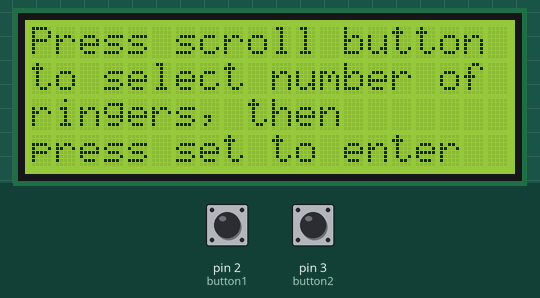
Simulated run of this sketch. Board: Arduino Uno, built with avr-gcc and run on an emulated ATmega328P. Shown: 20×4 character LCD. The test bench sets the inputs (shaded band); at power-on: pin 2 (button1) HIGH, pin 3 (button2) HIGH.

Above: at 5.0 s.
5.1 s: pin 2 (button1) pulled LOW for 0.15 s
At 6.3 s:
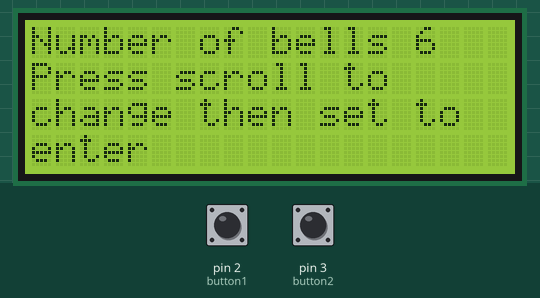
6.7 s: pin 3 (button2) pulled LOW for 0.15 s
At 8.0 s:
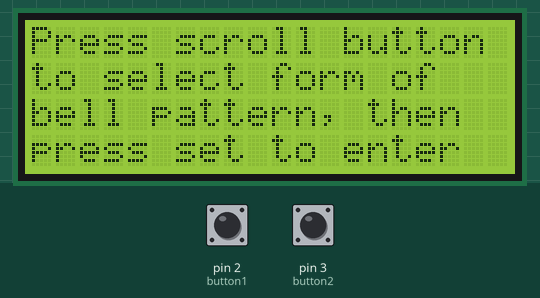
8.3 s: pin 2 (button1) pulled LOW for 1 s
At 9.8 s:
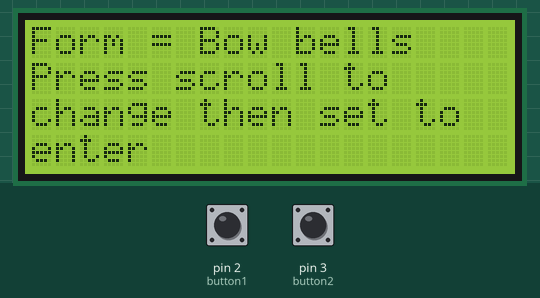
10.8 s: pin 3 (button2) pulled LOW for 1 s
At 12.0 s:
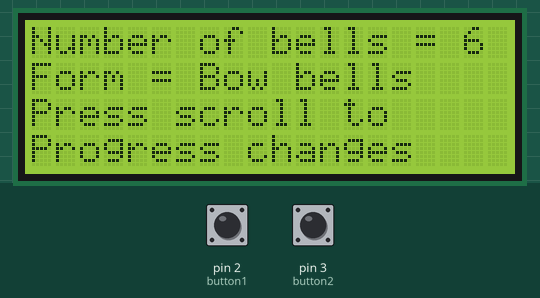
13.3 s: pin 2 (button1) pulled LOW for 0.15 s
At 14.6 s:
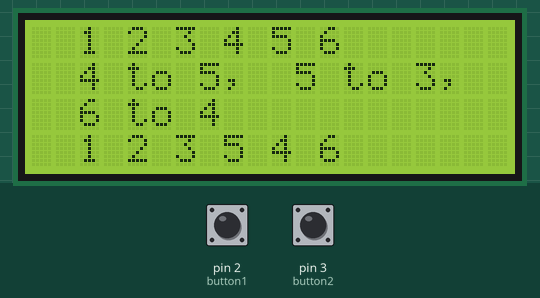
14.9 s: pin 2 (button1) pulsed LOW 2 times (0.12 s each, 0.3 s apart)
At 16.2 s:
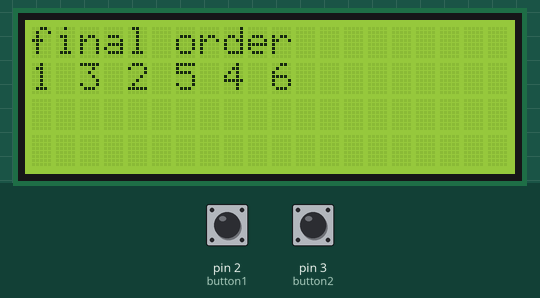
Timing chart, 0 to 17.9 s (numbered marks = the images above; inputs shaded):
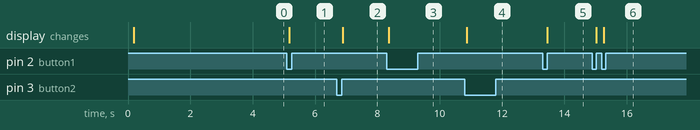

The sketch:

LCD_destination_sort_0.6.ino
```cpp
#include "LCD_destination_sort_0.6.h" //header file for the program

void setup()
{
 lcd.init();
 lcd.backlight();
 //instructions to call button interrupt routines
 pinMode (button1, INPUT_PULLUP);
 attachInterrupt(digitalPinToInterrupt(button1), isr1, FALLING);
 pinMode (button2, INPUT_PULLUP);
 attachInterrupt(digitalPinToInterrupt(button2), isr2, FALLING);

 delay(50);
 Bells = GetNumBells(); //call function to get number of bells
numBells = Bells - 1; //numBells is the index for the arrays (arrays start from zero)

}
//==================================================================================
void loop()
{
char* patternName[14]={"Back rounds", "Bow bells", "Burdette", "Expl Tittums", "Hagdyke", "Rounds",
"Priory", "Kings", "Queens", "Jacks", "Jokers", "Tittums", "Whittington's"}; //Pattern name array

//==================================================================
delay(100);
patternIndex = GetPatternName(patternName); //Function to select pattern
 lcd.clear();  //Displays the number of bells and the pattern of bells
 lcd.setCursor(0, 0);
 lcd.print("Number of bells = ");
 lcd.print(Bells);
 lcd.setCursor(0, 1);
 lcd.print("Form = ");
 lcd.print(patternName[patternIndex]);
 lcd.setCursor(0, 2);
 lcd.print("Press scroll to ");
 lcd.setCursor(0, 3);
 lcd.print("Progress changes");
 //===================================================================

while(buttonState1 != 0) //Pauses until button pressed
  {
   delay(100);
  }
 delay(10);
 buttonState1 = 1;
lcd.clear();
for(uint8_t i = 0; i <= Bells; i++) //load individual bell positions into destination array
{

if(Bells == 8)
  {
   destination[i] = patterns8[patternIndex][i];
  }
  else if(Bells == 6)
  {
   destination[i] = patterns6[patternIndex][i];
  }
  else if(Bells == 5)
  {
   destination[i] = patterns5[patternIndex][i];
  }
  else
   {
    destination[i] = patterns4[patternIndex][i];
    }
}
ptrBells = &bells[0]; //assign pointers to array addresses
ptrNextBells = &nextbells[0];
ptrDestination = &destination[0];

destinationSort(ptrBells, ptrNextBells, ptrDestination, numBells); //invokes sorting algorythm
lcd.clear();
lcd.setCursor(0, 0);
lcd.print("final order");
lcd.setCursor(0, 1);
LCDprintArray(ptrDestination, numBells); //Shows bell order after sorting
delay(5000); //Display final order persistence for 5 seconds

}

//=====================================================================================
//Destination sort is a sort to change one sequence of bells to another.  It does
//this by checking the final bell in the destination and finding the same bell in the
//current order and moving the bell towards it's correct position to match the
//destination. The next to last bell is then checked and the sequence is repeated
//until all of the bells are in the correct position.
//=====================================================================================

void destinationSort(int ptrBells[], int ptrNextBells[], int ptrDestination[], int ds_Numbells)
{
LCDinitBells(ptrBells, ptrNextBells, numBells); //Writes Bells to Nextbells so both arrays are the same
{
lcd.clear();
lcd.setCursor(2, 0);
LCDprintArray(ptrBells, ds_Numbells); //Prints out Bells array to line 1 of display

while(LCDarray_cmp(ptrBells, ptrDestination, Bells) == false)
//while loop that exits When all of the bells are in the correct order
 {
 for(element = numBells; element>=1; element --)
 //For loop that counts down from the number of bells (-1) to 1.
 //Element refers to the position of the bell being worked on in the destination array.
  {
  a = 0; //A is a value that is set to one when a bell is in the correct position.
  m = element;
  //Assigns the starting point to look for the current element (Destination[]) in the Bells[] array
 while(a != 1) //while loop to find current "destination[]" element in current "bell[]"
 //order
 {

 if(bells[m]!=destination[element])//find equivalent bell
   {
    m--;
   }
   else
    {
     a = 1;   //exit loop with "m" at the correct value
    }
 }
 int b = (m); //assigns equivalent bell pos'n to variable "b"
 for(int j = b; j <= (element-1); j++)
 //loop to move selected bell "element" into correct position
 {
  lcd.setCursor(2, 0);
LCDprintArray(ptrBells, ds_Numbells);//print order of bells before swap
  LCDswapBells(ptrBells, ptrNextBells, j); //move misplaced bell towards correct position
  LCDinstructions(ptrBells, j, ds_Numbells);//prints instructions to ringers for change
  lcd.setCursor(2, 3);
  LCDprintArray(ptrNextBells, ds_Numbells); //prints out order after swap

 while(buttonState1 != 0) //Pauses operation until button pressed
  {
   delay(100);
   }
 delay(10);
 buttonState1 = 1;
 }
 }
 }
}
}
//==============================================================
//Writes the contents of the first array perameter into the second
//The third perameter reflects the number of elements in use in
//the arrays
//==============================================================
void LCDinitBells(int a[], int b[], int numBells)
{
  for(uint8_t l = 0; l <= numBells; l++)  //loop to print bell order
    {
    b[l] = a[l]; //ensures arrays are equal
    }
}
//=================================================================

//==============================================================
//swaps the array element corresponding to the third parameter
//with the next element
//the change is written to both arrays
//==============================================================

void LCDswapBells(int FirstArr[], int SecondArr[], int Index)
{
  SecondArr[Index+1] = FirstArr[Index]; //swap routine
        SecondArr[Index] = FirstArr[Index+1];
        FirstArr[Index] = SecondArr[Index];     //writes the newly exchanged bells into the current array
        FirstArr[Index+1] = SecondArr[Index+1];
}
//==============================================================
void LCDinstructions(int _insLCDFirstArr[], int _insLCDIndex, int _insLCDNumBells)
{
 if (_insLCDIndex==0)
  {
  lcd.setCursor(2, 1);
  lcd.print(_insLCDFirstArr[_insLCDIndex]);
  lcd.print(" to ");
  lcd.print("lead");
  lcd.print(", ");
  lcd.print(_insLCDFirstArr[_insLCDIndex+1]);
  lcd.print(" to ");
  lcd.print(_insLCDFirstArr[_insLCDIndex]);
  lcd.print(", ");
  lcd.setCursor(2, 2);
  lcd.print(_insLCDFirstArr[_insLCDIndex+2]);
  lcd.print(" to ");int x = 0;
  lcd.print(_insLCDFirstArr[_insLCDIndex+1]);
  lcd.print("          ");
  }
  else
  {
  lcd.setCursor(2, 1);
  lcd.print(_insLCDFirstArr[_insLCDIndex+1]);
  lcd.print(" to ");
  lcd.print(_insLCDFirstArr[_insLCDIndex]);
  lcd.print(",  ");
  lcd.print(_insLCDFirstArr[_insLCDIndex]);
  lcd.print(" to ");
  lcd.print(_insLCDFirstArr[_insLCDIndex-1]);
  lcd.print(",  ");
  if(_insLCDIndex == _insLCDNumBells-1) //Routine to catch if the last two bells are changed
  {
    lcd.setCursor(2, 2);
    lcd.print(_insLCDFirstArr[_insLCDIndex+1]);
    lcd.print(" at the back   ");
    lcd.println();
  }
    else
    {
    lcd.setCursor(2, 2);
    lcd.print(_insLCDFirstArr[_insLCDIndex+2]);
    lcd.print(" to ");
    lcd.print(_insLCDFirstArr[_insLCDIndex+1]);
    lcd.print("          ");
    }

  }
}

//==============================================================
//Prints the contents of the array (first perameter)
//The second perameter reflects the number of elements in use in
//the array
//==============================================================

void LCDprintArray(int c[], int d)
{

   for(uint8_t l = 0; l <= d; l++) //prints array contents
    {
    lcd.print(c[l]);
    lcd.print(" ");
    }


}

//==============================================================

//================================================================
//Function to compare two arrays
//Posted by ShadowX on Arduino forum "Thank's ShadowX"
//================================================================
boolean LCDarray_cmp(int *a, int *b, int len_a)
    {
         uint8_t n;

         // test each element to be the same. if not, return false
         for (n=0;n<len_a;n++) if (a[n]!=b[n]) return false;

         //ok, if we have not returned yet, they are equal :)
         return true;
    }

//============================================================================
uint8_t GetNumBells(void) //Function to select number of bells currently 6 or 8
{
 uint8_t _Bells[5] = {8, 6, 5, 4}; //Array containing all possible numbers of bells
 uint8_t j = 0;
 initLCDNum(0);
 while( buttonState2 != 0) //sets up a loop exited by pressing button 2
 {
  if(buttonState1 == 0)
  {
    j++;
    buttonState1 = 1;
    if(j == 4) {j = 0;}
 lcd.clear();
 lcd.setCursor(0, 0);
 lcd.print("Number of bells =  ");
 lcd.setCursor(16, 0);
 lcd.print(_Bells[j]);
 lcd.setCursor(0, 1);
 lcd.print("Press scroll to");
 lcd.setCursor(0, 2);
 lcd.print("change then set to");
 lcd.setCursor(0, 3);
 lcd.print("enter");

  }
  delay(10); //will not work without this delay???
 }
buttonState2 = 1;
return _Bells[j]; //Returns the number of bells selected
}
//============================================================
uint8_t GetPatternName(char *array[]) //Function to select the pattern of bells for destination
{
 uint8_t k = 0;
 initLCDNum(1);
 while( buttonState2 != 0) //sets up a loop exited by pressing button 2
 {
  if(buttonState1 == 0)
  {
    k++;
    buttonState1 = 1;
    if(k == 13) {k = 0;}
    lcd.clear();
    lcd.setCursor(0, 0);
    lcd.print("Form = ");
    //lcd.setCursor(16, 0);
    lcd.print(array[k]);
    lcd.setCursor(0, 1);
    lcd.print("Press scroll to");
    lcd.setCursor(0, 2);
    lcd.print("change then set to");
    lcd.setCursor(0, 3);
    lcd.print("enter");
  }
  delay(10); //will not work without this delay???
 }
 buttonState2 = 1;
return k; //Returns the bell form
}
//=============================================================
void initLCDNum(int z)
{//Screen charachters to set up number of bells and pattern
 lcd.clear();
 lcd.setCursor(0, 0);
 lcd.print("Press scroll button");
 lcd.setCursor(0, 1);
 if (z == 0)
 {
 lcd.print("to select number of");
 lcd.setCursor(0, 2);
 lcd.print("ringers, then ");
 }
 else
{
 lcd.print("to select form of ");
 lcd.setCursor(0, 2);
 lcd.print("bell pattern, then ");
  }

 lcd.setCursor(0, 3);
 lcd.print("press set to enter");
}
//=============================================================
```

LCD_destination_sort_0.6.h
```cpp
//As a hobbyist, I realise that this programme may not be particularly efficient
//however, my goal, as with all of my coding is to produce something that works and is
//useful to me. This has been a very difficult project that has taken many forms
//and iterations but has resulted in me learning a great deal and has produced,
//something that I can actually use and is even better than I ever imagined it
//could be.
//I release this code under GPL so that anyone who wishes to can replicate this device
//as an aid to calling changes.
//======================================================================================
//LCD DestinationSort is an attempt to produce a device that is a
//practical aid to instruct ringers in the changes necessary to reach fixed
//bell patterns such as tittums etc. The target patterns are held in arrays
//for 8, 6, 5 or 4 bells
//The LCD displays the previous order, the change instructions and the
//current order of bells on an i2C 20 x 4 display. Two buttons scroll
//through the menus and progress the change instructions.
//The libray used is New LiquidCrystal_I2C.h, which works with arduino uno rev 3
//=======================================================================================
//Bell Patterns
//* Back rounds: 543216 76543218
//* Bow bells:      13245768
//* Burdette: 213546 31247568
//* Expl Tittums: 342516 45362718
//* Hagdyke: 341256 1256347
//* Priory: 132546 13254768
//* Kings: 531246 75312468
//* Queens:135246  13572468
//* Jacks: 145236 16745238
//* Jokers: 154326 17654328
//* Tittums:142536 15263748
//* Whittington's: 531246 12753468
//==========================================
#include <Wire.h>
#include <LiquidCrystal_I2C.h>
//LiquidCrystal_I2C lcd(0x3F, 2, 1, 0, 4, 5, 6, 7, 3, POSITIVE);
// set the LCD address to 0x27 for a 16 chars and 2 line display
LiquidCrystal_I2C lcd(0x3F,20,4);
#define button1 2 //push button 1 pin interrupt #0
#define button2 3 //push button 2 pin interrupt #1
unsigned long buttonTime = 0; //timing for  button debounce
unsigned long lastButtonTime = 0;
uint8_t patternIndex = 0;
uint8_t buttonState1 = 1; //state of buttons (1, unpressed)
uint8_t buttonState2 = 1;
//=============================================================
void isr1() //interrupt service routines for buttons
{
  buttonTime = millis();
  if(buttonTime - lastButtonTime > 250) //debounce delay
  {
  buttonState1 = 0;
  lastButtonTime = buttonTime;
  }
}
//==============================================================
void isr2()
{
  buttonTime = millis();
  if(buttonTime - lastButtonTime > 250)
  {
  buttonState2 = 0;
  lastButtonTime = buttonTime;
  }
}
//===============================================================
//Arrays containing bell orders
uint8_t patterns8[14][9] = { {/*Back Rounds*/ 7, 6, 5, 4, 3, 2, 1, 8 },
{/*Bow bells*/ 1, 3, 2, 4, 5, 7, 6, 8 }, {/*Burdette*/ 3, 1, 2, 4, 7, 5, 6, 8 },
{/*Expl' tittums*/ 4, 5, 3, 6, 2, 7, 1, 8 }, {/*Hagdyke*/ 1, 2, 5, 6, 3, 4, 7, 8 },
{/*Rounds*/ 1, 2, 3, 4, 5, 6, 7, 8 }, {/*Priory*/ 1, 3, 2, 5, 4, 7, 6, 8 },
{/*Kings*/ 7, 5, 3, 1, 2, 4, 6, 8 }, {/*Queens*/ 1, 3, 5, 7, 2, 4, 6, 8 },
{/*Jacks*/ 1, 6, 7, 4, 5, 2, 3, 8 }, {/*Jokers*/ 1, 7, 6, 5, 4, 3, 2, 8 },
{/*Tittums*/ 1, 5, 2, 6, 3, 7, 4, 8 }, {/*Whittingtons*/ 1, 2, 7, 5, 3, 4, 6, 8 }};

uint8_t patterns6[14][7] = {{/*Back Rounds*/ 5, 4, 3, 2, 1, 6}, {/*Bow bells*/ 1, 3, 2, 5, 4, 6},
{/*Burdette*/ 2, 1, 3, 5, 4, 6}, {/*Expl' tittums*/ 3, 4, 2, 5, 1, 6},
{/*Hagdyke*/ 3, 4, 1, 2, 5, 6}, {/*Rounds*/ 1, 2, 3, 4, 5, 6 }, {/*Priory*/ 1, 3, 2, 5, 4, 6},
{/*Kings*/ 5, 3, 1, 2, 4, 6}, {/*Queens*/1, 3, 5, 2, 4, 6},{/*Jacks*/1, 4, 5, 2, 3, 6},
{/*Jokers*/1, 5, 4, 3, 2, 6}, {/*Tittums*/1, 4, 2, 5, 3, 6},{/*Whittingtons*/5, 3, 1, 2, 4, 6}};
//Array containing bell orders for destinations

uint8_t patterns4[14][5] = { {/*Back Rounds*/ 1, 3, 2, 4},
{/*Bow bells*/ 1, 4, 3, 2 }, {/*Burdette*/ 1, 4, 2, 3 },
{/*Expl' tittums*/ 1, 3, 4, 2 }, {/*Hagdyke*/ 1, 2, 4, 3},
{/*Rounds*/ 1, 2, 3, 4 }, {/*Priory*/ 3, 1, 2, 4 },
{/*Kings*/ 3, 2, 1, 4 }, {/*Queens*/ 2, 3, 1, 4 },
{/*Jacks*/ 2, 1, 3, 4}, {/*Jokers*/ 2, 1, 4, 3 },
{/*Tittums*/ 2, 4, 1, 3 }, {/*Whittingtons*/ 4, 2, 1, 3 }};

uint8_t patterns5[14][6] = { {/*Back Rounds*/ 1, 2, 5, 4, 3},
{/*Bow bells*/ 1, 4, 2, 3, 5 }, {/*Burdette*/ 1, 4, 2, 5, 3 },
{/*Expl' tittums*/ 1, 4, 5, 2, 3 }, {/*Hagdyke*/ 1, 3, 4, 2, 5},
{/*Rounds*/ 1, 2, 3, 4, 5 }, {/*Priory*/ 1, 5, 2, 4, 3 },
{/*Kings*/ 2, 1, 5, 4, 3 }, {/*Queens*/ 2, 4, 3, 5, 1 },
{/*Jacks*/ 3, 4, 1, 5, 2}, {/*Jokers*/ 3, 1, 5, 2, 4 },
{/*Tittums*/ 5, 3, 1, 2, 4 }, {/*Whittingtons*/ 5, 1, 4, 2, 3 }};

uint8_t Bells; //The number of bells currently in use
uint8_t numBells;
//Indexes the pattern array, always one less than Bells (array index starts from zero)
int bells[9] = {1, 2, 3, 4, 5, 6, 7, 8}; //array holding bell order
int nextbells[9]; //intermediate store
int destination[9];//array holding the target bell order

uint8_t a; //variable to show that the bell being moved is in the correct place
uint8_t element; //operating point for destination array
uint8_t m; //operating point for Bells array
int*ptrBells; int*ptrNextBells; int *ptrDestination; //Pointers to bell arrays
//Function prototypes
void destinationSort(int [], int [], int [], int); //Sort function
void LCDprintArray(int [], int); // prints contents of array
void LCDinitBells(int [], int [], int); //writes bells elements to nextbells
void LCDswapBells(int[], int[], int); //swaps the two bells corresponding to the third argument
void LCDinstructions(int[], int, int); //print instructions for bell swap
boolean LCDarray_cmp(int[], int[], int);//compare arrays
void destinationSort(int[], int[], int[], int);
```

Measured:
- after the input at 5.1 s, the display: changes after 0.07 s (image 1)
- after the input at 6.7 s, the display: changes after 0.18 s (image 2)
- after the input at 8.3 s, the display: changes after 0.06 s (image 3)
- after the input at 10.8 s, the display: changes after 0.07 s (image 4)
- after the input at 13.3 s, the display: changes after 0.15 s (image 5)
- after the input at 14.9 s, the display: first changes after 0.12 s (image 6 shows a later state)
